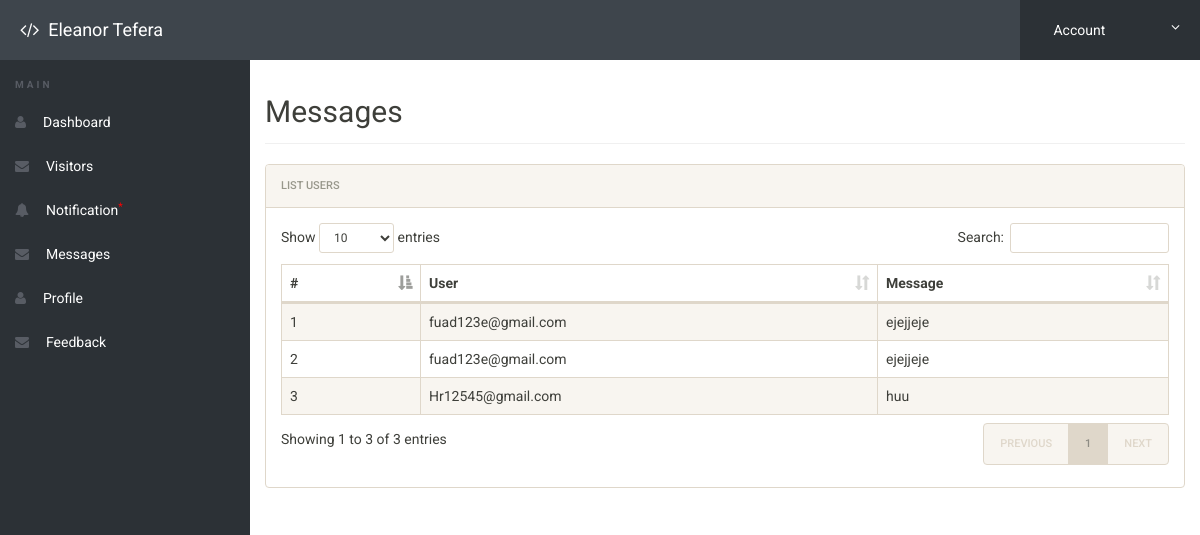
Screenshot of /emp/messages.php (signed in) with the database file from the repository.
### tables this page shows
CREATE TABLE `feedback` (
  `id` int(11) NOT NULL,
  `sender` varchar(50) NOT NULL,
  `reciver` varchar(50) NOT NULL,
  `title` varchar(100) NOT NULL,
  `feedbackdata` varchar(500) NOT NULL,
  `attachment` varchar(50) NOT NULL
);

### emp/messages.php (the view, shortened to what this page needs)
<?php
include('includes/config.php');
if(strlen($_SESSION['alogin'])==0)
	{
header('location:index.php');
}
else{
 ?>
<!doctype html>
<html lang="en" class="no-js">
<head>
	<link rel="stylesheet" href="css/font-awesome.min.css">
	<link rel="stylesheet" href="css/bootstrap.min.css">
	<link rel="stylesheet" href="css/dataTables.bootstrap.min.css">
	<link rel="stylesheet" href="css/bootstrap-social.css">
	<link rel="stylesheet" href="css/bootstrap-select.css">
	<link rel="stylesheet" href="css/fileinput.min.css">
	<link rel="stylesheet" href="css/awesome-bootstrap-checkbox.css">
	<link rel="stylesheet" href="css/style.css">
</head>
<body>
	<?php include('includes/header.php');?>
	<div class="ts-main-content">
		<?php include('includes/leftbar.php');?>
		<div class="content-wrapper">
			<div class="container-fluid">
				<div class="row">
					<div class="col-md-12">
						<h2 class="page-title">Messages</h2>
						<div class="panel panel-default">
							<div class="panel-heading">List Users</div>
							<div class="panel-body">
								<table id="zctb" class="display table table-striped table-bordered table-hover" cellspacing="0" width="100%">
									<thead>
										<tr>
										       <th>#</th>
												<th>User</th>
												<th>Message</th>
										</tr>
									</thead>
									<tbody>
<?php
$reciver = $_SESSION['alogin'];
$sql = "SELECT * from  feedback where reciver = (:reciver)";
$query = $dbh -> prepare($sql);
$query-> bindParam(':reciver', $reciver, PDO::PARAM_STR);
$query->execute();
$results=$query->fetchAll(PDO::FETCH_OBJ);
$cnt=1;
if($query->rowCount() > 0)
{
foreach($results as $result)
{				?>
										<tr>
											<td><?php echo htmlentities($cnt);?></td>
                                            <td><?php echo htmlentities($result->sender);?></td>
											<td><?php echo htmlentities($result->feedbackdata);?></td>
										</tr>
										<?php $cnt=$cnt+1; }} ?>
									</tbody>
								</table>
							</div>
						</div>
					</div>
				</div>
			</div>
		</div>
	</div>
</body>
</html>
<?php } ?>

### emp/css/style.css (style rules this page uses)
html { font-size: 14px; }
@media only screen and (min-width: 480px) { html { font-size: 17px; } }
@media only screen and (min-width: 768px) { html { font-size: 14px; } }
body { font-size: 1em; }
.panel { overflow: hidden; }
.page-title { padding-bottom: 15px; margin-bottom: 20px; border-bottom: 1px solid #f0f0f0; }
.ts-main-content .content-wrapper { padding-top: 15px; margin-top: 60px; }
@media only screen and (min-width: 992px) { .ts-main-content .content-wrapper { margin-left: 250px; } }

### rows the page displays
feedback: sender "fuad123e@gmail.com", feedbackdata "ejejjeje"
feedback: sender "fuad123e@gmail.com", feedbackdata "ejejjeje"
feedback: sender "Hr12545@gmail.com", feedbackdata "huu"
